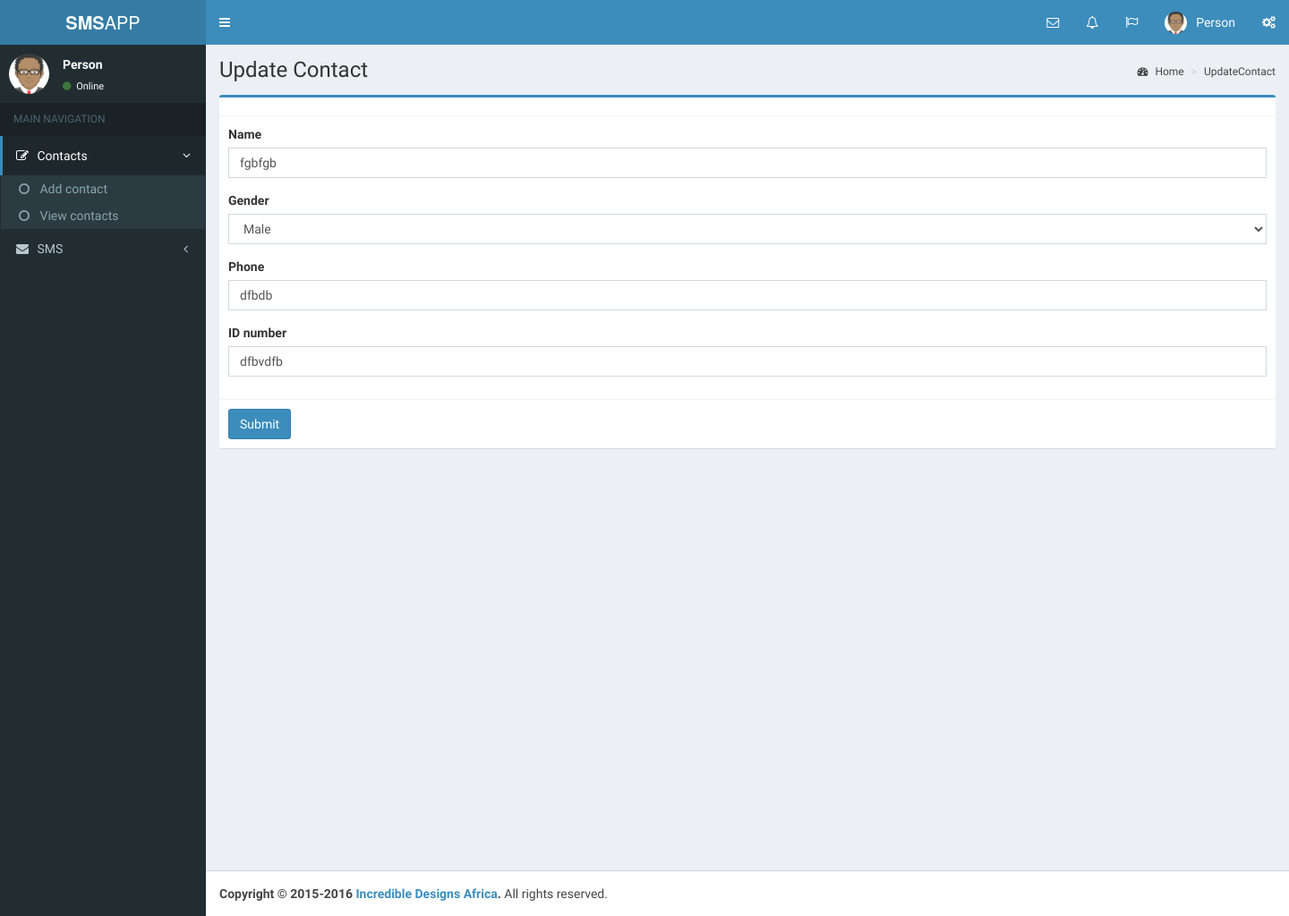
Screenshot of /updateContact.php?u=8 with the database file from the repository.
### tables this page shows
CREATE TABLE `personal` (
  `id_personal` int(11) NOT NULL,
  `name` varchar(45) NOT NULL,
  `gender` varchar(20) NOT NULL,
  `telp` varchar(25) NOT NULL,
  `idnumber` text NOT NULL,
  `label` varchar(255) NOT NULL
);

### updateContact.php (the view, shortened to what this page needs)
<!DOCTYPE html>
<?php
include "includes/_config.php";
?>
<html>
  <head>
  <?php include "includes/_csslinks.php"; ?>
  </head>
  <body class="hold-transition skin-blue sidebar-mini">
    <div class="wrapper">
      <?php include "includes/_header.php"; ?>
      <?php include "includes/_leftsidebar.php" ?>
      <div class="content-wrapper">
        <section class="content-header">
          <h1>
            Update Contact
          </h1>
          <?php include "includes/_breadcrums.php"; ?>
        </section>
        <section class="content">
          <div class="row">
            <div class="col-md-12">
              <div class="box box-primary">
                <div class="box-header with-border">
                </div>
                <?php
                  if(isset($_GET['u'])):
                   $res = $mysqli->query("SELECT * FROM personal WHERE id_personal=".$_GET['u']);
                   $row = $res->fetch_assoc();
                 ?>
                <form role="form" action="" method="post">
                  <div class="box-body">
                    <div class="form-group">
                      <label for="exampleInputEmail1">Name</label>
                      <input type="text" class="form-control" id=""  name="nm" value="<?php echo $row['name'] ?>">
                    </div>
                    <div class="form-group">
                      <label>Gender</label>
                      <select class="form-control" name="gd">
                        <option><?php echo $row['gender'] ?></option>
                      </select>
                    </div>
                    <div class="form-group">
                      <label for="">Phone</label>
                      <input type="tel" class="form-control" id=""  name="tl" value="<?php echo $row['telp'] ?>">
                    </div>
                    <div class="form-group">
                      <label for="">ID number</label>
                      <input type="text" class="form-control" id=""  name="idnumber" value="<?php echo $row['idnumber'] ?>">
                    </div>
                  </div>
                  <div class="box-footer">
                    <button type="submit" class="btn btn-primary" name="bts">Submit</button>
                  </div>
                </form>
              <?php
                endif;
              ?>
              </div>
            </div>
          </div>
        </section>
      </div>
      <?php include "includes/_footercopyright.php"; ?>
    </div>
  </body>
</html>

### rows the page displays
personal: nm "fgbfgb", gd "Male", tl "dfbdb", idnumber "dfbvdfb"

### other values shown
$filename "UpdateContact"
